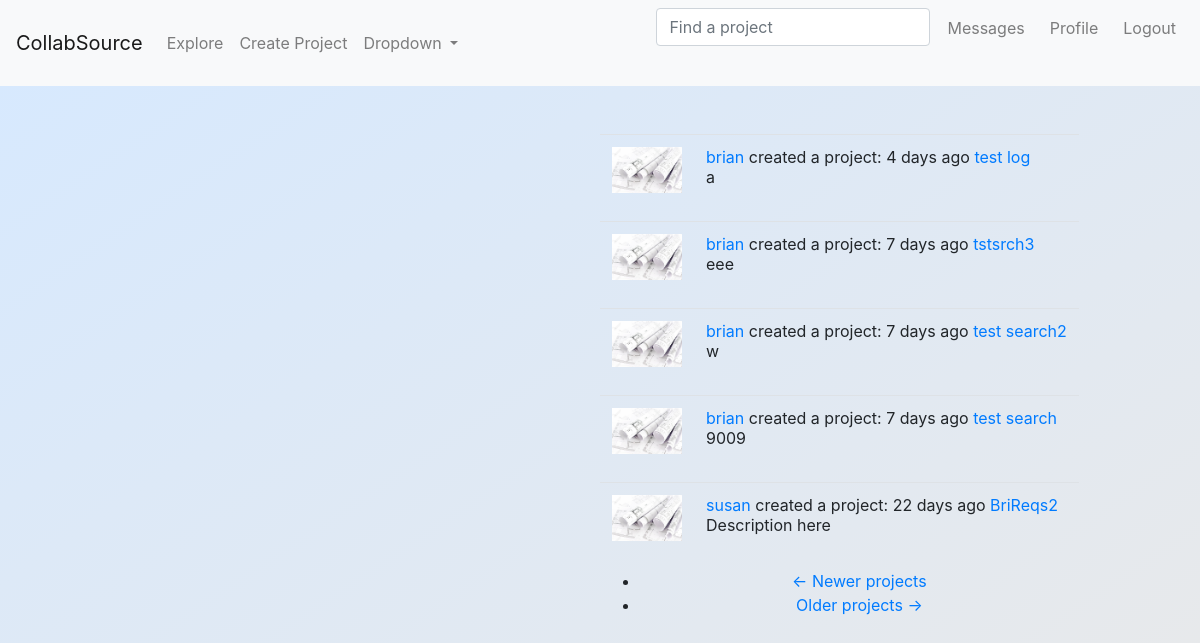
Screenshot of /explore (signed in) with the database file from the repository.
### app/models.py (models this page shows, shortened)
class Project(SearchableMixin, db.Model):
    __searchable__ = ['category','name','descr'] # add 'tags' and 'wanted_positions' when JSON figured out
    id = db.Column(db.Integer, primary_key=True)
    category = db.Column(db.String(60))
    name = db.Column(db.String(60))
    descr = db.Column(db.String(140))
    skill_level = db.Column(db.String(20))
    setting = db.Column(db.String(20))
    chat_link = db.Column(db.String(512)) # Discord, slack etc.
    language = db.Column(db.String(5))
    timestamp = db.Column(db.DateTime, index=True, default=datetime.utcnow) # index to retrieve projs in chron. order
    user_id = db.Column(db.Integer, db.ForeignKey('user.id')) #creator ID (want this to be many to one: many creator to one proj)
    __mapper_args__ = {'polymorphic_on': category}
    tags = db.relationship( # Looking at relationship from project (one) --> tags (many)
        'Tag', secondary=tag_map, #Self-ref, association table
        backref=db.backref('tag_map', lazy='dynamic'), lazy='dynamic') #defines how this relationship will be accessed from the right side entity
    wanted_positions = db.relationship( # represented by 'w_pos' for kind arg in tag functions
        'Position', secondary=position_map,
        backref=db.backref('position_map', lazy='dynamic'), lazy='dynamic')
    user_requests = db.relationship('JoinRequest', back_populates='project',cascade="all, delete-orphan", lazy='dynamic') # try setting to __tablename__
    members = db.relationship('ProjMember',back_populates='project',
                        lazy='dynamic',cascade="all, delete-orphan")

class Learning(Project):
    __mapper_args__ = {'polymorphic_identity': 'learning'}
    id = db.Column(db.Integer, db.ForeignKey('project.id'), primary_key=True)
    _field_name = 'learning' #SelectField option in form
    pace = db.Column(db.String(60))
    learning_category = db.Column(db.String(60))
    subject = db.Column(db.String(60)) #still have to figure out how to implement this
    resource = db.Column(db.String(70)) #can be textbook, playlist, etc.

class SearchableMixin(object):
    @classmethod
    def before_commit(cls, session):
        session._changes = {
            'add': list(session.new),
            'update': list(session.dirty),
            'delete': list(session.deleted)
        }
    @classmethod
    def after_commit(cls, session):
        for obj in session._changes['add']:
            if isinstance(obj, SearchableMixin):
                add_to_index(obj.__tablename__, obj)
        for obj in session._changes['update']:
            if isinstance(obj, SearchableMixin):
                add_to_index(obj.__tablename__, obj)
        for obj in session._changes['delete']:
            if isinstance(obj, SearchableMixin):
                remove_from_index(obj.__tablename__, obj)
        session._changes = None

class Project(SearchableMixin, db.Model):
    __searchable__ = ['category','name','descr'] # add 'tags' and 'wanted_positions' when JSON figured out
    id = db.Column(db.Integer, primary_key=True)
    category = db.Column(db.String(60))
    name = db.Column(db.String(60))
    descr = db.Column(db.String(140))
    skill_level = db.Column(db.String(20))
    setting = db.Column(db.String(20))
    chat_link = db.Column(db.String(512)) # Discord, slack etc.
    language = db.Column(db.String(5))
    timestamp = db.Column(db.DateTime, index=True, default=datetime.utcnow) # index to retrieve projs in chron. order
    user_id = db.Column(db.Integer, db.ForeignKey('user.id')) #creator ID (want this to be many to one: many creator to one proj)
    __mapper_args__ = {'polymorphic_on': category}
    tags = db.relationship( # Looking at relationship from project (one) --> tags (many)
        'Tag', secondary=tag_map, #Self-ref, association table
        backref=db.backref('tag_map', lazy='dynamic'), lazy='dynamic') #defines how this relationship will be accessed from the right side entity
    wanted_positions = db.relationship( # represented by 'w_pos' for kind arg in tag functions
        'Position', secondary=position_map,
        backref=db.backref('position_map', lazy='dynamic'), lazy='dynamic')
    user_requests = db.relationship('JoinRequest', back_populates='project',cascade="all, delete-orphan", lazy='dynamic') # try setting to __tablename__
    members = db.relationship('ProjMember',back_populates='project',
                        lazy='dynamic',cascade="all, delete-orphan")

### app/main/routes.py (the view)
@bp.route('/explore')
@login_required
def explore():
    page = request.args.get('page', 1, type=int)
    projects = Project.query.order_by(Project.timestamp.desc()).paginate(
        page, current_app.config['PROJECTS_PER_PAGE'], False)
    next_url = url_for('main.explore', page=projects.next_num) \
        if projects.has_next else None
    prev_url = url_for('main.explore', page=projects.prev_num) \
        if projects.has_prev else None
    return render_template('explore.html', title=_('Explore'),
                           projects=projects.items, next_url=next_url,
                           prev_url=prev_url)

### app/main/forms.py
class SearchForm(FlaskForm):
    q = StringField(_l('Find a project'), validators=[DataRequired()])
    def __init__(self, *args, **kwargs):
        if 'formdata' not in kwargs:
            kwargs['formdata'] = request.args # for the GET request
        if 'csrf_enabled' not in kwargs:
            kwargs['csrf_enabled'] = False
        super(SearchForm, self).__init__(*args, **kwargs)

### app/main/__init__.py (called while the page is built)
@bp.app_context_processor
def inject_permissions(proj=None):
    if proj:
        return dict(Permission=ProjPerm)
    else:
        return dict(Permission=SitePerm)

### app/main/routes.py (called while the page is built)
@bp.before_app_request
def before_request():
    if current_user.is_authenticated:
        current_user.last_seen = datetime.utcnow()
        db.session.commit()
        g.search_form = SearchForm() # g variable is specific to each request and each client
    g.locale = str(get_locale())

### app/models.py (called while the page is built)
@login.user_loader
def load_user(id):
    return User.query.get(int(id))

    def new_requests(self):
        last_read_time = self.last_notif_read_time or datetime(1900,1,1)
        return JoinRequest.query.filter_by(kind='request').join(ProjMember,
            (JoinRequest.project_id == ProjMember.project_id)).filter(
                ProjMember.user_id == self.id).filter(JoinRequest.timestamp > last_read_time).count() + \
            JoinRequest.query.filter_by(user_id = self.id, kind='invite').filter(
                        JoinRequest.timestamp > last_read_time).count()

### app/templates/explore.html (shortened to what this page needs)
{% extends "base.html" %}
{% block content %}
<br><br>
<div class='go_center project_stream' >
    {% for project in projects %}
    {% include '_proj_pvw.html' %}
    {% endfor %}
    <nav aria-label="...">
        <ul class="pager">
            <li class="previous{% if not prev_url %} disabled{% endif %}">
                <a href="{{ prev_url or '#' }}">
                    <span aria-hidden="true">&larr;</span> {{ _('Newer projects') }}
                </a>
            </li>
            <li class="next{% if not next_url %} disabled{% endif %}">
                <a href="{{ next_url or '#' }}">
                    {{ _('Older projects') }} <span aria-hidden="true">&rarr;</span>
                </a>
            </li>
        </ul>
    </nav>
</div>
{% endblock %}

### app/templates/_proj_pvw.html (shortened to what this page needs)
<table class="table table-hover">
    <tr>
        <td width="70px">
            <a href="{{ url_for('main.project', project_id=project.id) }}">
                <img style='width: 70px', src="{{ url_for('static', filename='img/proj.jpg') }}" />
            </a>
        </td>
        <td>
            {{ _('%(username)s created a project: %(when)s',
                    username=user_link, when=moment(project.timestamp).fromNow()) }}
            <a href="{{url_for('main.project', project_id=project.id)}}">{{ project.name }}</a><br>
            {{ project.descr }}
        </td>
    </tr>
</table>

### app/templates/base.html (style rules this page uses)
.go_center { position: relative; left: 50%; margin-left: -300px; text-align: center; display: inline-block; z-index: 1; }
.project_stream { position:absolute; margin-left: 0px; clear: both; }
#grad1 { background-image: linear-gradient(to bottom right, #d6e9ff, #e9e9e9); }

### rows the page displays
Learning: name "test log", descr "a"
Learning: name "tstsrch3", descr "eee"
Learning: name "test search2", descr "w"
Learning: name "test search", descr "9009"
Learning: name "BriReqs2", descr "Description here"
